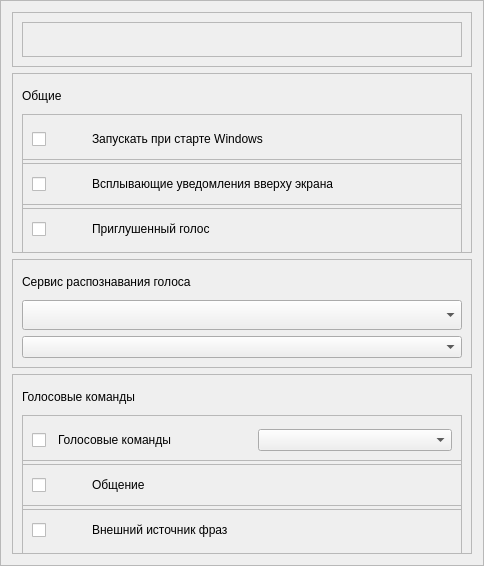
               <widget class="QFrame" name="frame_settings_container_body_1">
                <property name="frameShape">
                 <enum>QFrame::StyledPanel</enum>
                </property>
                <property name="frameShadow">
                 <enum>QFrame::Raised</enum>
                </property>
                <layout class="QVBoxLayout" name="verticalLayout_3">
                 <item>
                  <widget class="QFrame" name="frame_17">
                   <property name="minimumSize">
                    <size>
                     <width>0</width>
                     <height>55</height>
                    </size>
                   </property>
                   <property name="frameShape">
                    <enum>QFrame::StyledPanel</enum>
                   </property>
                   <property name="frameShadow">
                    <enum>QFrame::Raised</enum>
                   </property>
                   <layout class="QHBoxLayout" name="horizontalLayout_19">
                    <item>
                     <widget class="QFrame" name="frame_23">
                      <property name="frameShape">
                       <enum>QFrame::StyledPanel</enum>
                      </property>
                      <property name="frameShadow">
                       <enum>QFrame::Raised</enum>
                      </property>
                     </widget>
                    </item>
                   </layout>
                  </widget>
                 </item>
                 <item>
                  <widget class="QFrame" name="frame_4">
                   <property name="minimumSize">
                    <size>
                     <width>460</width>
                     <height>180</height>
                    </size>
                   </property>
                   <property name="maximumSize">
                    <size>
                     <width>450</width>
                     <height>180</height>
                    </size>
                   </property>
                   <property name="frameShape">
                    <enum>QFrame::StyledPanel</enum>
                   </property>
                   <property name="frameShadow">
                    <enum>QFrame::Raised</enum>
                   </property>
                   <layout class="QVBoxLayout" name="verticalLayout_7">
                    <item>
                     <widget class="QLabel" name="label_general">
                      <property name="minimumSize">
                       <size>
                        <width>440</width>
                        <height>25</height>
                       </size>
                      </property>
                      <property name="maximumSize">
                       <size>
                        <width>450</width>
                        <height>16777215</height>
                       </size>
                      </property>
                      <property name="text">
                       <string>Общие</string>
                      </property>
                     </widget>
                    </item>
                    <item>
                     <widget class="QFrame" name="frame">
                      <property name="minimumSize">
                       <size>
                        <width>440</width>
                        <height>50</height>
                       </size>
                      </property>
                      <property name="frameShape">
                       <enum>QFrame::StyledPanel</enum>
                      </property>
                      <property name="frameShadow">
                       <enum>QFrame::Raised</enum>
                      </property>
                      <layout class="QHBoxLayout" name="horizontalLayout_8">
                       <item>
                        <widget class="QCheckBox" name="checkBox_start_windows">
                         <property name="minimumSize">
                          <size>
                           <width>20</width>
                           <height>20</height>
                          </size>
                         </property>
                         <property name="text">
                          <string/>
                         </property>
                        </widget>
                       </item>
                       <item>
                        <widget class="QLabel" name="label_autorun_description">
                         <property name="minimumSize">
                          <size>
                           <width>360</width>
                           <height>28</height>
                          </size>
                         </property>
                         <property name="text">
                          <string>Запускать при старте Windows</string>
                         </property>
                        </widget>
                       </item>
                      </layout>
                     </widget>
                    </item>
                    <item>
                     <widget class="QFrame" name="frame_2">
                      <property name="minimumSize">
                       <size>
                        <width>440</width>
                        <height>50</height>
                       </size>
                      </property>
                      <property name="frameShape">
                       <enum>QFrame::StyledPanel</enum>
                      </property>
                      <property name="frameShadow">
                       <enum>QFrame::Raised</enum>
                      </property>
                      <layout class="QHBoxLayout" name="horizontalLayout_5">
                       <item>
                        <widget class="QCheckBox" name="checkBox_notifications">
                         <property name="minimumSize">
                          <size>
                           <width>20</width>
                           <height>20</height>
                          </size>
                         </property>
                         <property name="text">
                          <string/>
                         </property>
                        </widget>
                       </item>
                       <item>
                        <widget class="QLabel" name="label_notifications_hint">
                         <property name="minimumSize">
                          <size>
                           <width>360</width>
                           <height>28</height>
                          </size>
                         </property>
                         <property name="text">
                          <string>Всплывающие уведомления вверху экрана</string>
                         </property>
                        </widget>
                       </item>
                      </layout>
                     </widget>
                    </item>
                    <item>
                     <widget class="QFrame" name="frame_5">
                      <property name="minimumSize">
                       <size>
                        <width>440</width>
                        <height>50</height>
                       </size>
                      </property>
                      <property name="frameShape">
                       <enum>QFrame::StyledPanel</enum>
                      </property>
                      <property name="frameShadow">
                       <enum>QFrame::Raised</enum>
                      </property>
                      <layout class="QHBoxLayout" name="horizontalLayout_9">
                       <item>
                        <widget class="QCheckBox" name="checkBox_muffled_voice">
                         <property name="minimumSize">
                          <size>
                           <width>20</width>
                           <height>20</height>
                          </size>
                         </property>
                         <property name="text">
                          <string/>
                         </property>
                        </widget>
                       </item>
                       <item>
                        <widget class="QLabel" name="label_muted_voice_hint">
                         <property name="minimumSize">
                          <size>
                           <width>360</width>
                           <height>28</height>
                          </size>
                         </property>
                         <property name="text">
                          <string>Приглушенный голос</string>
                         </property>
                        </widget>
                       </item>
                      </layout>
                     </widget>
                    </item>
                   </layout>
                  </widget>
                 </item>
                 <item>
                  <widget class="QFrame" name="frame_6">
                   <property name="minimumSize">
                    <size>
                     <width>460</width>
                     <height>0</height>
                    </size>
                   </property>
                   <property name="maximumSize">
                    <size>
                     <width>16777215</width>
                     <height>135</height>
                    </size>
                   </property>
                   <property name="frameShape">
                    <enum>QFrame::StyledPanel</enum>
                   </property>
                   <property name="frameShadow">
                    <enum>QFrame::Raised</enum>
                   </property>
                   <layout class="QVBoxLayout" name="verticalLayout_8">
                    <item>
                     <widget class="QLabel" name="label_Voice_recognition_Service">
                      <property name="minimumSize">
                       <size>
                        <width>440</width>
                        <height>25</height>
                       </size>
                      </property>
                      <property name="maximumSize">
                       <size>
                        <width>16777215</width>
                        <height>16777215</height>
                       </size>
                      </property>
                      <property name="text">
                       <string>Сервис распознавания голоса</string>
                      </property>
                     </widget>
                    </item>
                    <item>
                     <widget class="QComboBox" name="combo_voice_engine_3">
                      <property name="minimumSize">
                       <size>
                        <width>430</width>
                        <height>30</height>
                       </size>
                      </property>
                     </widget>
                    </item>
                    <item>
                     <widget class="QComboBox" name="combo_voice_language">
                      <property name="minimumSize">
                       <size>
                        <width>430</width>
                        <height>0</height>
                       </size>
                      </property>
                     </widget>
                    </item>
                   </layout>
                  </widget>
                 </item>
                 <item>
                  <widget class="QFrame" name="frame_7">
                   <property name="minimumSize">
                    <size>
                     <width>460</width>
                     <height>180</height>
                    </size>
                   </property>
                   <property name="maximumSize">
                    <size>
                     <width>16777215</width>
                     <height>180</height>
                    </size>
                   </property>
                   <property name="frameShape">
                    <enum>QFrame::StyledPanel</enum>
                   </property>
                   <property name="frameShadow">
                    <enum>QFrame::Raised</enum>
                   </property>
                   <layout class="QVBoxLayout" name="verticalLayout_4">
                    <item>
                     <widget class="QLabel" name="label_Voice_commands">
                      <property name="minimumSize">
                       <size>
                        <width>430</width>
                        <height>25</height>
                       </size>
                      </property>
                      <property name="text">
                       <string>Голосовые команды</string>
                      </property>
                     </widget>
                    </item>
                    <item>
                     <widget class="QFrame" name="frame_3">
                      <property name="minimumSize">
                       <size>
                        <width>430</width>
                        <height>50</height>
                       </size>
                      </property>
                      <property name="frameShape">
                       <enum>QFrame::StyledPanel</enum>
                      </property>
                      <property name="frameShadow">
                       <enum>QFrame::Raised</enum>
                      </property>
                      <layout class="QHBoxLayout" name="horizontalLayout_12">
                       <item>
                        <widget class="QCheckBox" name="chk_voice_commands_enabled">
                         <property name="minimumSize">
                          <size>
                           <width>20</width>
                           <height>20</height>
                          </size>
                         </property>
                         <property name="maximumSize">
                          <size>
                           <width>20</width>
                           <height>20</height>
                          </size>
                         </property>
                         <property name="text">
                          <string/>
                         </property>
                        </widget>
                       </item>
                       <item>
                        <widget class="QLabel" name="label_voice_commands_title">
                         <property name="minimumSize">
                          <size>
                           <width>150</width>
                           <height>28</height>
                          </size>
                         </property>
                         <property name="text">
                          <string>Голосовые команды</string>
                         </property>
                        </widget>
                       </item>
                       <item>
                        <widget class="QComboBox" name="combo_voice_command_engine">
                         <property name="minimumSize">
                          <size>
                           <width>130</width>
                           <height>0</height>
                          </size>
                         </property>
                        </widget>
                       </item>
                      </layout>
                     </widget>
                    </item>
                    <item>
                     <widget class="QFrame" name="frame_8">
                      <property name="minimumSize">
                       <size>
                        <width>430</width>
                        <height>50</height>
                       </size>
                      </property>
                      <property name="frameShape">
                       <enum>QFrame::StyledPanel</enum>
                      </property>
                      <property name="frameShadow">
                       <enum>QFrame::Raised</enum>
                      </property>
                      <layout class="QHBoxLayout" name="horizontalLayout_10">
                       <item>
                        <widget class="QCheckBox" name="chk_enable_communication">
                         <property name="minimumSize">
                          <size>
                           <width>20</width>
                           <height>20</height>
                          </size>
                         </property>
                         <property name="text">
                          <string/>
                         </property>
                        </widget>
                       </item>
                       <item>
                        <widget class="QLabel" name="label_communication_hint">
                         <property name="minimumSize">
                          <size>
                           <width>360</width>
                           <height>28</height>
                          </size>
                         </property>
                         <property name="text">
                          <string>Общение</string>
                         </property>
                        </widget>
                       </item>
                      </layout>
                     </widget>
                    </item>
                    <item>
                     <widget class="QFrame" name="frame_9">
                      <property name="minimumSize">
                       <size>
                        <width>430</width>
                        <height>50</height>
                       </size>
                      </property>
                      <property name="frameShape">
                       <enum>QFrame::StyledPanel</enum>
                      </property>
                      <property name="frameShadow">
                       <enum>QFrame::Raised</enum>
                      </property>
                      <layout class="QHBoxLayout" name="horizontalLayout_11">
                       <item>
                        <widget class="QCheckBox" name="chk_external_phrases">
                         <property name="minimumSize">
                          <size>
                           <width>20</width>
                           <height>20</height>
                          </size>
                         </property>
                         <property name="text">
                          <string/>
                         </property>
                        </widget>
                       </item>
                       <item>
                        <widget class="QLabel" name="label_external_phrases_hint">
                         <property name="minimumSize">
                          <size>
                           <width>360</width>
                           <height>28</height>
                          </size>
                         </property>
                         <property name="text">
                          <string>Внешний источник фраз</string>
                         </property>
                        </widget>
                       </item>
                      </layout>
                     </widget>
                    </item>
                   </layout>
                  </widget>
                 </item>
                </layout>
               </widget>
